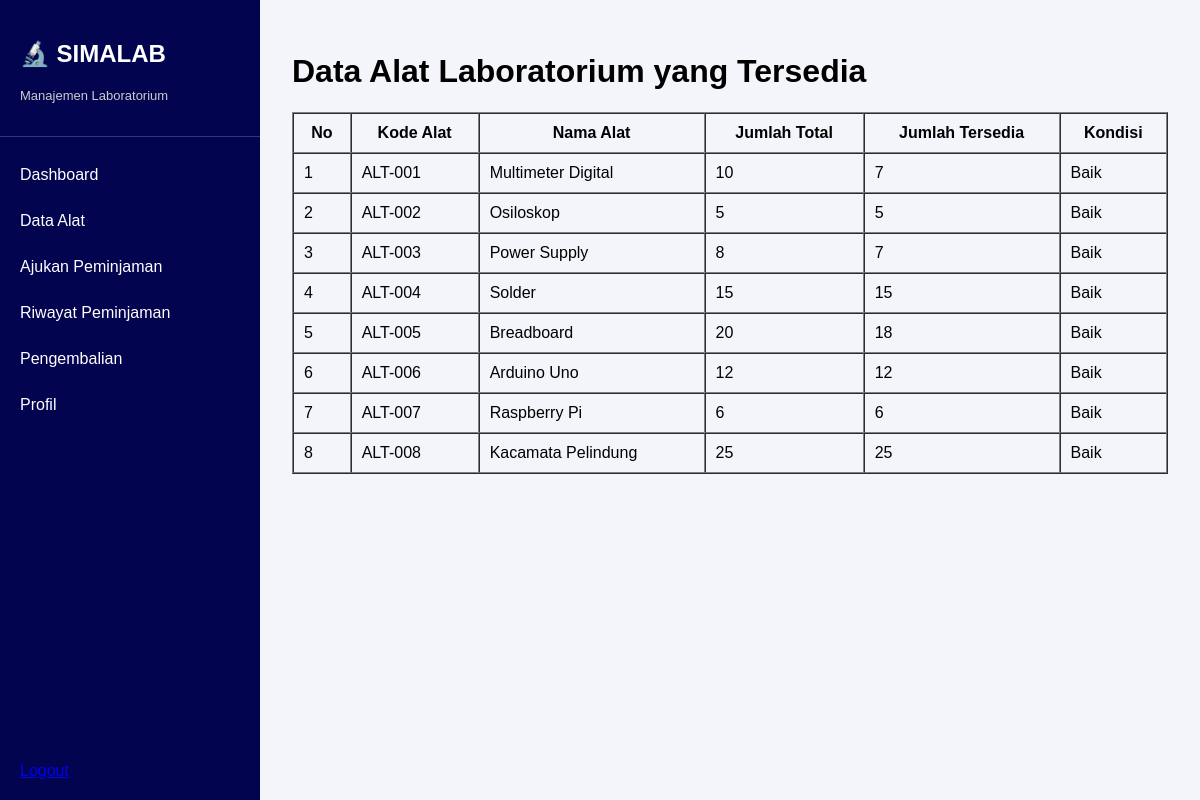
Page /user/data_alat.php (signed in) on the committed database.
### tables this page shows
CREATE TABLE `alat` (
  `id` int(11) NOT NULL,
  `kode_alat` varchar(20) NOT NULL,
  `nama_alat` varchar(150) NOT NULL,
  `kategori_id` int(11) DEFAULT NULL,
  `jumlah_total` int(11) NOT NULL DEFAULT 0,
  `jumlah_tersedia` int(11) NOT NULL DEFAULT 0,
  `kondisi` enum('Baik','Rusak Ringan','Rusak Berat') DEFAULT 'Baik',
  `keterangan` text DEFAULT NULL,
  `created_at` timestamp NOT NULL DEFAULT current_timestamp(),
  `updated_at` timestamp NOT NULL DEFAULT current_timestamp() ON UPDATE current_timestamp()
);

### user/data_alat.php (the view, shortened to what this page needs)
<?php
include '../config/koneksi.php';
?>
<!DOCTYPE html>
<html lang="id">
<head>
    <link rel="stylesheet" href="user.css">
</head>
<body>
<?php include 'sidebar.php'; ?>
<main class="main-content">
    <h1>Data Alat Laboratorium yang Tersedia</h1>
    <table border="1" cellpadding="10" cellspacing="0" width="100%">
        <tr>
            <th>No</th>
            <th>Kode Alat</th>
            <th>Nama Alat</th>
            <th>Jumlah Total</th>
            <th>Jumlah Tersedia</th>
            <th>Kondisi</th>
        </tr>
        <?php
        $no = 1;
        $query = mysqli_query($connect, "SELECT * FROM alat");
        while ($data = mysqli_fetch_array($query)) {
        ?>
        <tr>
            <td><?php echo $no++; ?></td>
            <td><?php echo $data['kode_alat']; ?></td>
            <td><?php echo $data['nama_alat']; ?></td>
            <td><?php echo $data['jumlah_total']; ?></td>
            <td><?php echo $data['jumlah_tersedia']; ?></td>
            <td><?php echo $data['kondisi']; ?></td>
        </tr>
        <?php } ?>
    </table>
</main>
</body>
</html>

### user/user.css (style rules this page uses)
* { box-sizing: border-box; }
body { margin: 0; font-family: Arial, sans-serif; background: #f4f5fa; }
.main-content { margin-left: 260px; flex: 1; min-width: 0; padding: 32px; }

### rows in the picture
alat: kode_alat "ALT-001", nama_alat "Multimeter Digital", jumlah_total "10", jumlah_tersedia "7", kondisi "Baik"
alat: kode_alat "ALT-002", nama_alat "Osiloskop", jumlah_total "5", jumlah_tersedia "5", kondisi "Baik"
alat: kode_alat "ALT-003", nama_alat "Power Supply", jumlah_total "8", jumlah_tersedia "7", kondisi "Baik"
alat: kode_alat "ALT-004", nama_alat "Solder", jumlah_total "15", jumlah_tersedia "15", kondisi "Baik"
alat: kode_alat "ALT-005", nama_alat "Breadboard", jumlah_total "20", jumlah_tersedia "18", kondisi "Baik"
alat: kode_alat "ALT-006", nama_alat "Arduino Uno", jumlah_total "12", jumlah_tersedia "12", kondisi "Baik"
alat: kode_alat "ALT-007", nama_alat "Raspberry Pi", jumlah_total "6", jumlah_tersedia "6", kondisi "Baik"
alat: kode_alat "ALT-008", nama_alat "Kacamata Pelindung", jumlah_total "25", jumlah_tersedia "25", kondisi "Baik"
